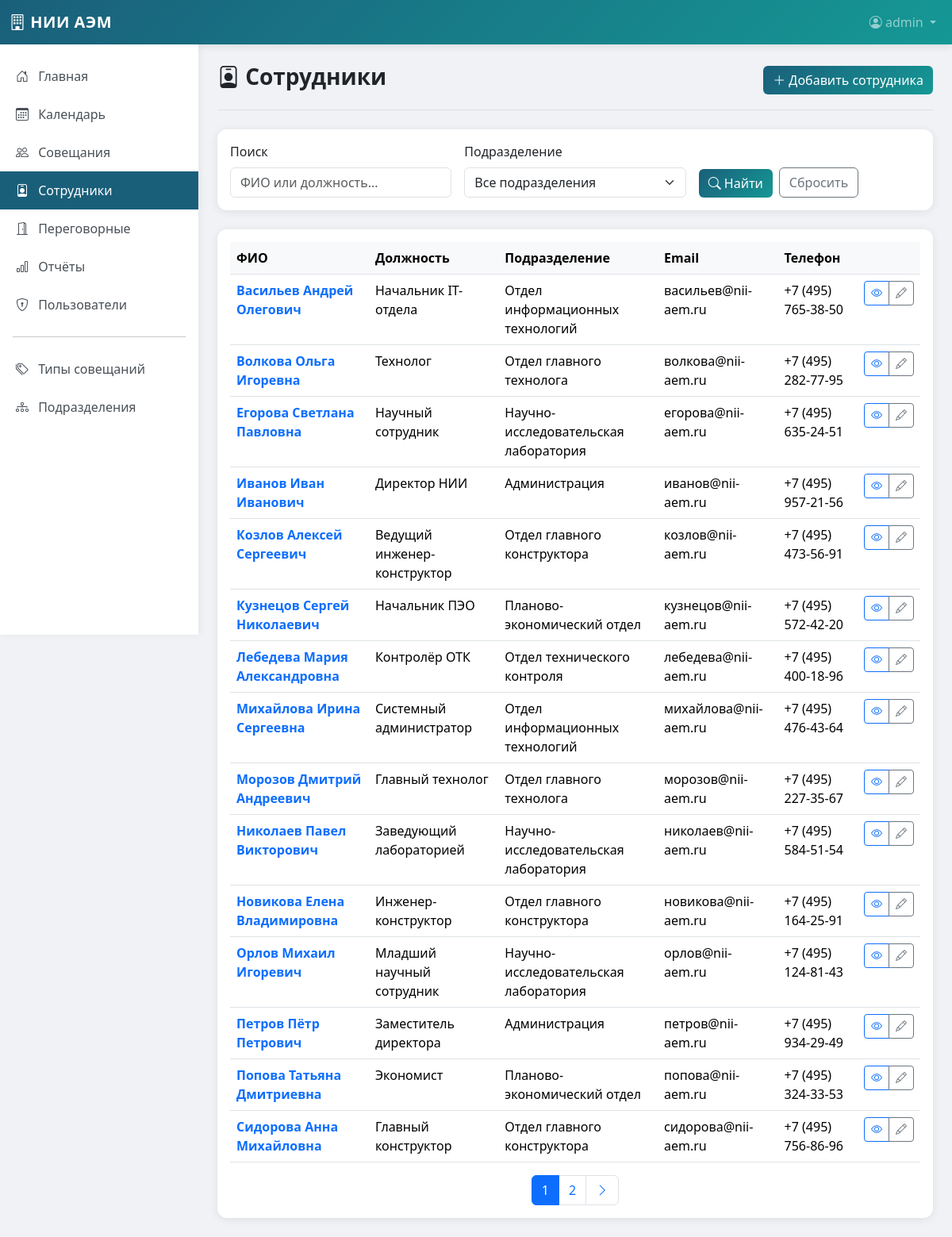
The app's page /employees/ (signed in) with its own data.
### app/models.py (models this page shows, shortened)
class User(UserMixin, db.Model):
    id = db.Column(db.Integer, primary_key=True)
    username = db.Column(db.String(64), unique=True, nullable=False, index=True)
    email = db.Column(db.String(120), unique=True, nullable=False, index=True)
    password_hash = db.Column(db.String(256))
    role = db.Column(db.String(20), default='user')  # admin, manager, user
    employee_id = db.Column(db.Integer, db.ForeignKey('employee.id'), nullable=True)
    is_active = db.Column(db.Boolean, default=True)  # True = активен, False = заблокирован
    created_at = db.Column(db.DateTime, default=lambda: datetime.now(timezone.utc))
    employee = db.relationship('Employee', backref='user_account', uselist=False)
    def is_admin(self):
        return self.role == 'admin'

class Employee(db.Model):
    id = db.Column(db.Integer, primary_key=True)
    last_name = db.Column(db.String(100), nullable=False)
    first_name = db.Column(db.String(100), nullable=False)
    middle_name = db.Column(db.String(100))
    position = db.Column(db.String(200), nullable=False)
    department_id = db.Column(db.Integer, db.ForeignKey('department.id'))
    email = db.Column(db.String(120), unique=True)
    phone = db.Column(db.String(20))
    office = db.Column(db.String(20))
    is_active = db.Column(db.Boolean, default=True)
    created_at = db.Column(db.DateTime, default=lambda: datetime.now(timezone.utc))
    organized_meetings = db.relationship('Meeting', backref='organizer', lazy='dynamic',
                                        foreign_keys='Meeting.organizer_id')
    @property
    def full_name(self):
        if self.middle_name:
            return f'{self.last_name} {self.first_name} {self.middle_name}'
        return f'{self.last_name} {self.first_name}'

class Department(db.Model):
    id = db.Column(db.Integer, primary_key=True)
    name = db.Column(db.String(200), nullable=False)
    code = db.Column(db.String(20), unique=True, nullable=False)
    description = db.Column(db.Text)
    head_id = db.Column(db.Integer, db.ForeignKey('employee.id'), nullable=True)
    employees = db.relationship('Employee', backref='department', lazy='dynamic',
                               foreign_keys='Employee.department_id')

### app/routes/employees.py (the view, shortened to what this page needs)
@bp.route('/')
@login_required
def index():
    page = request.args.get('page', 1, type=int)
    department_id = request.args.get('department_id', type=int)
    search = request.args.get('search', '').strip()
    query = Employee.query.filter_by(is_active=True)
    if department_id:
        query = query.filter(Employee.department_id == department_id)
    employees = query.order_by(Employee.last_name).paginate(
        page=page, per_page=15, error_out=False
    )
    departments = Department.query.all()
    return render_template('employees/index.html',
                          employees=employees, departments=departments)

### app/models.py (called while the page is built)
@login_manager.user_loader
def load_user(id):
    return User.query.get(int(id))

### app/templates/employees/index.html (shortened to what this page needs)
{% extends "base.html" %}
{% block content %}
<div class="page-header d-flex justify-content-between align-items-center">
    <h1><i class="bi bi-person-badge"></i> Сотрудники</h1>
    <a href="{{ url_for('employees.create') }}" class="btn btn-primary">
        <i class="bi bi-plus-lg"></i> Добавить сотрудника
    </a>
</div>
<div class="card mb-4">
    <div class="card-body">
        <form method="GET" class="row g-3">
            <div class="col-md-4">
                <label class="form-label">Поиск</label>
                <input type="text" class="form-control" name="search"
                       value="{{ request.args.get('search', '') }}" placeholder="ФИО или должность...">
            </div>
            <div class="col-md-4">
                <label class="form-label">Подразделение</label>
                <select class="form-select" name="department_id">
                    <option value="">Все подразделения</option>
                </select>
            </div>
            <div class="col-md-4 d-flex align-items-end">
                <button type="submit" class="btn btn-primary me-2">
                    <i class="bi bi-search"></i> Найти
                </button>
                <a href="{{ url_for('employees.index') }}" class="btn btn-outline-secondary">Сбросить</a>
            </div>
        </form>
    </div>
</div>
<div class="card">
    <div class="card-body">
        {% if employees.items %}
        <div class="table-responsive">
            <table class="table table-hover">
                <thead>
                    <tr>
                        <th>ФИО</th>
                        <th>Должность</th>
                        <th>Подразделение</th>
                        <th>Email</th>
                        <th>Телефон</th>
                        <th></th>
                    </tr>
                </thead>
                <tbody>
                    {% for emp in employees.items %}
                    <tr>
                        <td>
                            <a href="{{ url_for('employees.view', id=emp.id) }}" class="text-decoration-none fw-semibold">
                                {{ emp.full_name }}
                            </a>
                        </td>
                        <td>{{ emp.position }}</td>
                        <td>{{ emp.department.name if emp.department else '-' }}</td>
                        <td>{{ emp.email or '-' }}</td>
                        <td>{{ emp.phone or '-' }}</td>
                        <td>
                            <div class="btn-group btn-group-sm">
                                <a href="{{ url_for('employees.view', id=emp.id) }}" class="btn btn-outline-primary">
                                    <i class="bi bi-eye"></i>
                                </a>
                                <a href="{{ url_for('employees.edit', id=emp.id) }}" class="btn btn-outline-secondary">
                                    <i class="bi bi-pencil"></i>
                                </a>
                            </div>
                        </td>
                    </tr>
                    {% endfor %}
                </tbody>
            </table>
        </div>
        {% if employees.pages > 1 %}
        <nav aria-label="Навигация по страницам">
            <ul class="pagination justify-content-center mb-0">
                {% for page_num in employees.iter_pages(left_edge=1, right_edge=1, left_current=2, right_current=2) %}
                    {% if page_num %}
                    <li class="page-item {{ 'active' if page_num == employees.page }}">
                        <a class="page-link" href="{{ url_for('employees.index', page=page_num, **dict(request.args|items|rejectattr(0, 'equalto', 'page'))) }}">
                            {{ page_num }}
                        </a>
                    </li>
                    {% else %}
                    <li class="page-item disabled"><span class="page-link">...</span></li>
                    {% endif %}
                {% endfor %}
                {% if employees.has_next %}
                <li class="page-item">
                    <a class="page-link" href="{{ url_for('employees.index', page=employees.next_num, **dict(request.args|items|rejectattr(0, 'equalto', 'page'))) }}">
                        <i class="bi bi-chevron-right"></i>
                    </a>
                </li>
                {% endif %}
            </ul>
        </nav>
        {% endif %}
        {% endif %}
    </div>
</div>
{% endblock %}

### app/templates/base.html (shortened to what this page needs)
<!DOCTYPE html>
<html lang="ru">
<head>
    <link href="https://cdn.jsdelivr.net/npm/bootstrap@5.3.2/dist/css/bootstrap.min.css" rel="stylesheet">
    <link href="https://cdn.jsdelivr.net/npm/bootstrap-icons@1.11.1/font/bootstrap-icons.css" rel="stylesheet">
    <link href="https://cdn.jsdelivr.net/npm/fullcalendar@6.1.10/index.global.min.css" rel="stylesheet">
</head>
<body>
    <nav class="navbar navbar-expand-lg navbar-dark">
        <div class="container-fluid">
            <a class="navbar-brand" href="{{ url_for('main.index') }}">
                <i class="bi bi-building"></i> НИИ АЭМ
            </a>
            <div class="collapse navbar-collapse" id="navbarNav">
                <ul class="navbar-nav ms-auto">
                    {% if current_user.is_authenticated %}
                    <li class="nav-item dropdown">
                        <a class="nav-link dropdown-toggle" href="#" id="userDropdown" role="button"
                           data-bs-toggle="dropdown" aria-expanded="false">
                            <i class="bi bi-person-circle"></i> {{ current_user.username }}
                        </a>
                    </li>
                    {% endif %}
                </ul>
            </div>
        </div>
    </nav>
    <div class="d-flex">
        {% if current_user.is_authenticated %}
        <nav class="sidebar d-none d-md-block">
            <ul class="nav flex-column">
                <li class="nav-item">
                    <a class="nav-link {{ 'active' if request.endpoint == 'main.index' }}"
                       href="{{ url_for('main.index') }}">
                        <i class="bi bi-house-door"></i> Главная
                    </a>
                </li>
                <li class="nav-item">
                    <a class="nav-link {{ 'active' if request.endpoint == 'main.calendar' }}"
                       href="{{ url_for('main.calendar') }}">
                        <i class="bi bi-calendar3"></i> Календарь
                    </a>
                </li>
                <li class="nav-item">
                    <a class="nav-link {{ 'active' if 'meetings' in request.endpoint }}"
                       href="{{ url_for('meetings.index') }}">
                        <i class="bi bi-people"></i> Совещания
                    </a>
                </li>
                <li class="nav-item">
                    <a class="nav-link {{ 'active' if 'employees' in request.endpoint }}"
                       href="{{ url_for('employees.index') }}">
                        <i class="bi bi-person-badge"></i> Сотрудники
                    </a>
                </li>
                <li class="nav-item">
                    <a class="nav-link {{ 'active' if 'rooms' in request.endpoint }}"
                       href="{{ url_for('rooms.index') }}">
                        <i class="bi bi-door-open"></i> Переговорные
                    </a>
                </li>
                <li class="nav-item">
                    <a class="nav-link {{ 'active' if 'reports' in request.endpoint }}"
                       href="{{ url_for('reports.index') }}">
                        <i class="bi bi-bar-chart"></i> Отчёты
                    </a>
                </li>
                {% if current_user.is_admin() %}
                <li class="nav-item">
                    <a class="nav-link {{ 'active' if 'admin' in request.endpoint }}"
                       href="{{ url_for('admin.users') }}">
                        <i class="bi bi-shield-lock"></i> Пользователи
                    </a>
                </li>
                {% endif %}
                <hr class="mx-3">
                <li class="nav-item">
                    <a class="nav-link" href="{{ url_for('meetings.types') }}">
                        <i class="bi bi-tags"></i> Типы совещаний
                    </a>
                </li>
                <li class="nav-item">
                    <a class="nav-link" href="{{ url_for('employees.departments') }}">
                        <i class="bi bi-diagram-3"></i> Подразделения
                    </a>
                </li>
            </ul>
        </nav>
        {% endif %}
        <main class="main-content flex-grow-1">
            {% block content %}{% endblock %}
        </main>
    </div>
</body>
</html>

### app/templates/base.html (style rules this page uses)
:root { --primary-color: #1a5f7a; --secondary-color: #159895; --accent-color: #57c5b6; --light-color: #f8f9fa; --dark-color: #212529; }
body { font-family: 'Segoe UI', Tahoma, Geneva, Verdana, sans-serif; background-color: #f0f2f5; min-height: 100vh; }
.navbar { background: linear-gradient(135deg, var(--primary-color), var(--secondary-color)); box-shadow: 0 2px 10px rgba(0,0,0,0.1); }
.navbar-brand { font-weight: 700; letter-spacing: 0.5px; }
.sidebar { background: white; box-shadow: 2px 0 10px rgba(0,0,0,0.05); min-height: calc(100vh - 56px); position: fixed; top: 56px; left: 0; width: 250px; z-index: 100; padding-top: 1rem; }
.sidebar .nav-link { color: #495057; padding: 0.75rem 1.25rem; border-radius: 0; transition: all 0.2s; }
.sidebar .nav-link.active { background-color: var(--primary-color); color: white; }
.sidebar .nav-link i { width: 24px; margin-right: 8px; }
.main-content { margin-left: 250px; padding: 1.5rem; min-height: calc(100vh - 56px); }
.card { border: none; border-radius: 12px; box-shadow: 0 2px 12px rgba(0,0,0,0.08); transition: transform 0.2s, box-shadow 0.2s; }
.btn-primary { background: linear-gradient(135deg, var(--primary-color), var(--secondary-color)); border: none; }
.table th { background-color: #f8f9fa; font-weight: 600; border-top: none; }
.page-header { margin-bottom: 1.5rem; padding-bottom: 1rem; border-bottom: 1px solid #dee2e6; }
.page-header h1 { font-size: 1.75rem; font-weight: 600; color: var(--dark-color); }

### records on screen
User: username "admin"
Employee: full_name "Васильев Андрей Олегович", position "Начальник IT-отдела", department "Отдел информационных технологий", email "васильев@nii-aem.ru", phone "+7 (495) 765-38-50"
Employee: full_name "Волкова Ольга Игоревна", position "Технолог", department "Отдел главного технолога", email "волкова@nii-aem.ru", phone "+7 (495) 282-77-95"
Employee: full_name "Егорова Светлана Павловна", position "Научный сотрудник", department "Научно-исследовательская лаборатория", email "егорова@nii-aem.ru", phone "+7 (495) 635-24-51"
Employee: full_name "Иванов Иван Иванович", position "Директор НИИ", department "Администрация", email "иванов@nii-aem.ru", phone "+7 (495) 957-21-56"
Employee: full_name "Козлов Алексей Сергеевич", position "Ведущий инженер-конструктор", department "Отдел главного конструктора", email "козлов@nii-aem.ru", phone "+7 (495) 473-56-91"
Employee: full_name "Кузнецов Сергей Николаевич", position "Начальник ПЭО", department "Планово-экономический отдел", email "кузнецов@nii-aem.ru", phone "+7 (495) 572-42-20"
Employee: full_name "Лебедева Мария Александровна", position "Контролёр ОТК", department "Отдел технического контроля", email "лебедева@nii-aem.ru", phone "+7 (495) 400-18-96"
Employee: full_name "Михайлова Ирина Сергеевна", position "Системный администратор", department "Отдел информационных технологий", email "михайлова@nii-aem.ru", phone "+7 (495) 476-43-64"
Employee: full_name "Морозов Дмитрий Андреевич", position "Главный технолог", department "Отдел главного технолога", email "морозов@nii-aem.ru", phone "+7 (495) 227-35-67"
Employee: full_name "Николаев Павел Викторович", position "Заведующий лабораторией", department "Научно-исследовательская лаборатория", email "николаев@nii-aem.ru", phone "+7 (495) 584-51-54"
Employee: full_name "Новикова Елена Владимировна", position "Инженер-конструктор", department "Отдел главного конструктора", email "новикова@nii-aem.ru", phone "+7 (495) 164-25-91"
Employee: full_name "Орлов Михаил Игоревич", position "Младший научный сотрудник", department "Научно-исследовательская лаборатория", email "орлов@nii-aem.ru", phone "+7 (495) 124-81-43"
Employee: full_name "Петров Пётр Петрович", position "Заместитель директора", department "Администрация", email "петров@nii-aem.ru", phone "+7 (495) 934-29-49"
Employee: full_name "Попова Татьяна Дмитриевна", position "Экономист", department "Планово-экономический отдел", email "попова@nii-aem.ru", phone "+7 (495) 324-33-53"
Employee: full_name "Сидорова Анна Михайловна", position "Главный конструктор", department "Отдел главного конструктора", email "сидорова@nii-aem.ru", phone "+7 (495) 756-86-96"

### other values on screen
{{ page_num }} "1" "2"
